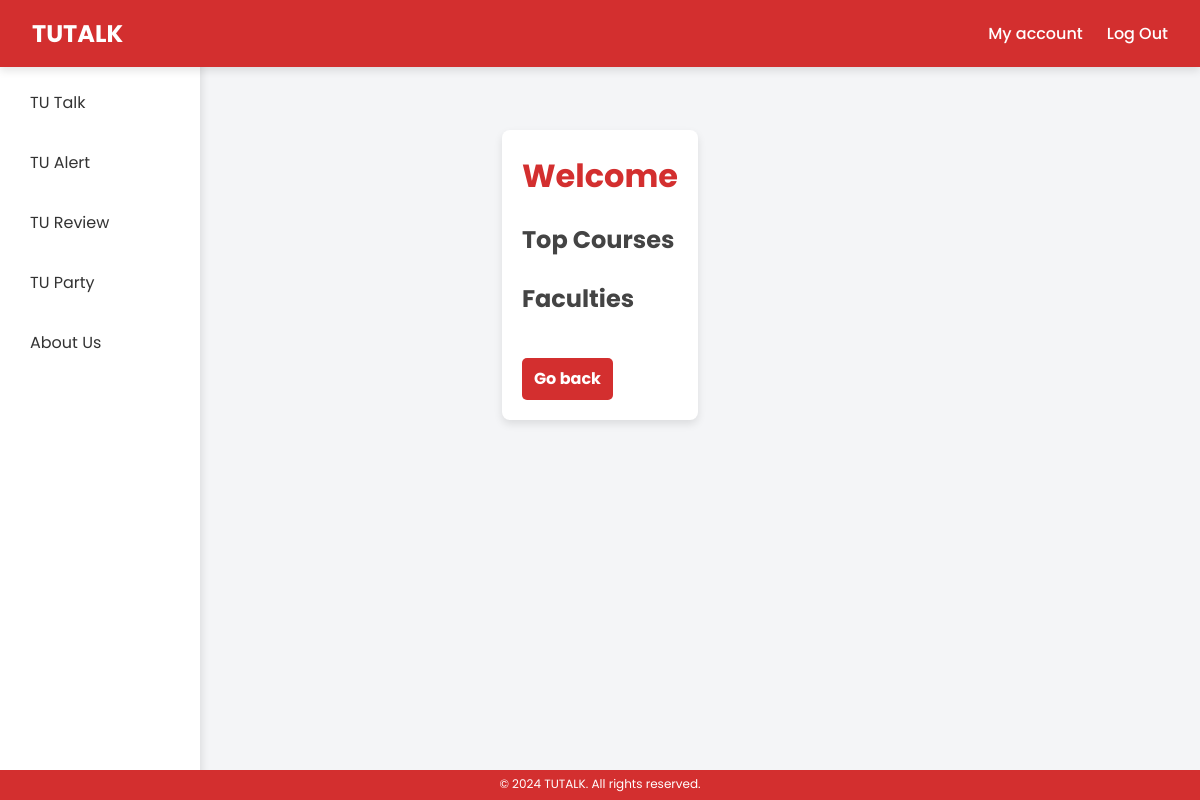
The app's page /tu_review/study/, older data.
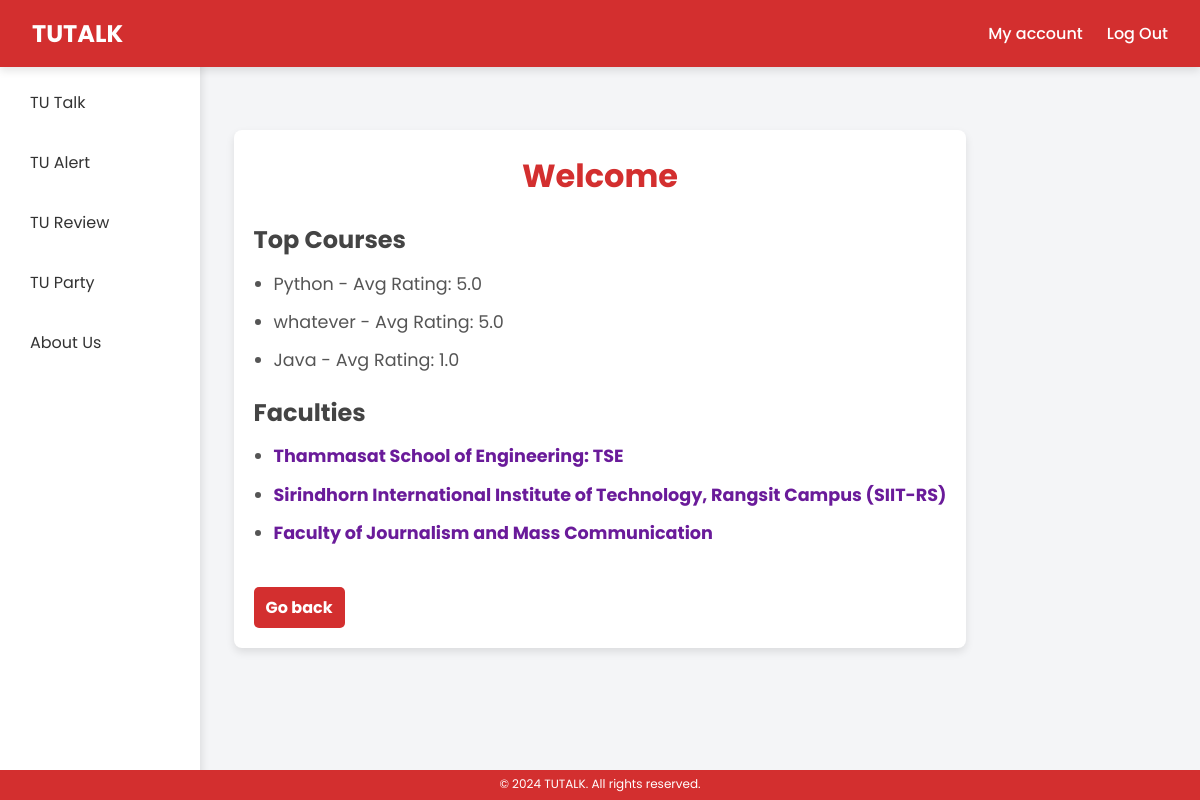
The same page, newer data.
### tu_review/models.py (models this page shows, shortened)
class Course(models.Model):
    code = models.CharField(max_length=20, unique=True)
    name = models.CharField(max_length=255)
    faculty = models.ForeignKey(
        Faculty, on_delete=models.CASCADE, related_name="courses"
    )

class Faculty(models.Model):
    name_th = models.CharField(max_length=255)
    name_en = models.CharField(max_length=255)
    description = models.TextField()
    established_date = models.DateField()
    color = models.CharField(max_length=7)  # Hex color code
    logo = models.ImageField(upload_to="faculty_logos/")

### tu_review/views.py (the view)
# urls.py: path("study/", study, name="study"),
def study(request):
    faculties = Faculty.objects.all()
    top_courses = Course.objects.annotate(avg_rating=Avg("reviews__interest")).order_by(
        "-avg_rating"
    )[:3]
    return render(
        request, "study.html", {"faculties": faculties, "top_courses": top_courses}
    )

### tu_review/templates/study.html (shortened to what this page needs)
{% load static %}
<!DOCTYPE html>
<html lang="en">
<head>
    <link rel="stylesheet" href="{% static 'css\style_study.css' %}">
</head>
<body>
    <nav class="navbar">
        <a href="{% url 'user_home' %}" class="logo">TUTALK</a>
        <div class="nav-links">
            <a href="{% url 'user_edit:profile' %}">My account</a>
            <a href="{% url 'home' %}">Log Out</a>
        </div>
    </nav>
    <div class="container">
        <div class="left-menu">
            <a href="{% url 'tu_talk:post_list' %}"
                class="{% if request.resolver_match.url_name == 'post_list' %}active{% endif %}">
                TU Talk
            </a>
            <a href="{% url 'tu_alert:alert_list' %}" class="{% if request.resolver_match.url_name == 'home' %}active{% endif %}">
                TU Alert
            </a>
            <a href="{% url 'tu_review:tu_review' %}" class="{% if request.resolver_match.url_name == 'home' %}active{% endif %}">
                TU Review
            </a>
            <a href="{% url 'tu_party:party_list' %}" class="{% if request.resolver_match.url_name == 'party_list' %}active{% endif %}">
                TU Party
            </a>
            <a href="{% url 'about' %}" class="{% if request.resolver_match.url_name == 'about' %}active{% endif %}">
                About Us
            </a>
        </div>
        <div class="content">
            <h1>Welcome</h1>
            <h2>Top Courses</h2>
            <ul>
            {% for course in top_courses %}
                <li>{{ course.name }} - Avg Rating: {{ course.avg_rating }}</li>
            {% endfor %}
            </ul>
            <h2>Faculties</h2>
            <ul>
            {% for faculty in faculties %}
                <li><a href="{% url 'tu_review:faculty' faculty.id %}">{{ faculty.name_en }}</a></li>
            {% endfor %}
            </ul>
            <a href="{% url 'tu_review:tu_review' %}">Go back</a>
        </div>
    </div>
    <footer class="footer">
        <p>&copy; 2024 TUTALK. All rights reserved.</p>
    </footer>
</body>
</html>

Row changes from the older to the newer data that the page shows:
added Course: name "Python", avg_rating "5.0"
added Course: name "whatever", avg_rating "5.0"
added Course: name "Java", avg_rating "1.0"
added Faculty: name_en "Thammasat School of Engineering: TSE"
added Faculty: name_en "Sirindhorn International Institute of Technology, Rangsit Campus (SIIT-RS)"
added Faculty: name_en "Faculty of Journalism and Mass Communication"
